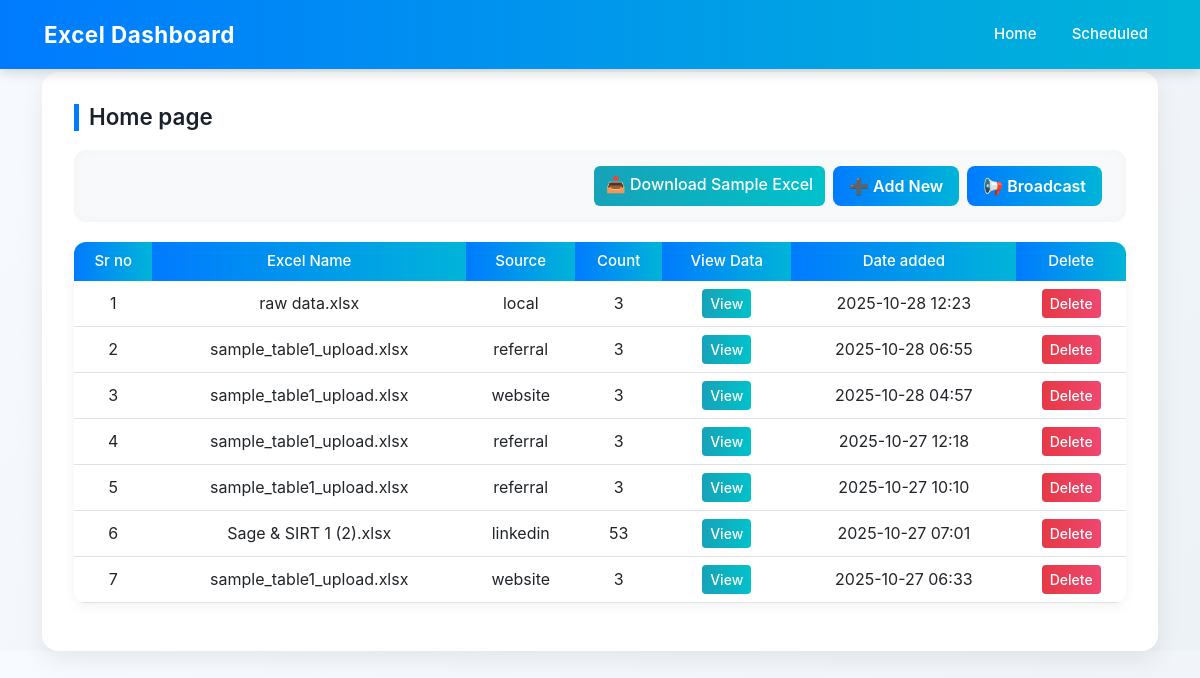
The page / on the database its author committed.
### excel_app/models.py (models this page shows, shortened)
class ExcelUpload(models.Model):
    excel_file = models.FileField(upload_to='uploads/')
    excel_name = models.CharField(max_length=255)
    source = models.CharField(max_length=255, blank=True)
    count = models.PositiveIntegerField(default=0)  # type: ignore
    date_added = models.DateTimeField(auto_now_add=True)
    objects: "Manager[ExcelUpload]"  # type: ignore

### excel_app/views.py (the view)
# urls.py: path('', views.table_view, name='table'),
def table_view(request):  # type: ignore
    records = ExcelUpload.objects.order_by('-date_added')  # type: ignore
    return render(request, 'excel_app/table.html', {'records': records})

### excel_app/templates/excel_app/table.html (shortened to what this page needs)
{% extends 'excel_app/base.html' %}
{% block content %}
<div class="card">
  <div class="card-body">
    <h5 class="card-title">Home page</h5>
    {% if records %}
      <form method="POST" enctype="multipart/form-data" action="{% url 'excel_app:upload_excel' %}" style="margin-bottom:20px;">
  <div class="d-flex justify-content-between align-items-center flex-wrap">
    <div class="mt-2 mt-md-0 d-flex gap-2">
      <a href="{% url 'excel_app:download_sample' %}" class="btn btn-info">
        📥 Download Sample Excel
      </a>
      <button type="button" class="btn btn-secondary" id="addNewBtn">
        ➕ Add New
      </button>
      <button type="button" class="btn btn-success" id="broadcastBtn">
        📢 Broadcast
      </button>
    </div>
  </div>
</form>
      <form method="POST" action="{% url 'excel_app:bulk_delete' %}">
        <table class="table table-hover align-middle">
          <thead class="table-primary">
            <tr>
              <th>Sr no</th>
              <th>Excel Name</th>
              <th>Source</th>
              <th>Count</th>
              <th>View Data</th>
              <th>Date added</th>
              <th>Delete</th>
            </tr>
          </thead>
          <tbody>
            {% for r in records %}
            <tr>
              <td>{{ forloop.counter }}</td>
              <td>{{ r.excel_name }}</td>
              <td>{{ r.source }}</td>
              <td>{{ r.count }}</td>
              <td>
                <a href="{% url 'excel_app:view_excel_data' r.id %}" class="btn btn-info btn-sm">View</a>
              </td>
              <td>{{ r.date_added|date:"Y-m-d H:i" }}</td>
              <td>
                <a href="{% url 'excel_app:delete_record' r.id %}"
                   class="btn btn-danger btn-sm"
                   onclick="return confirm('Delete this record?')">
                   Delete
                </a>
              </td>
            </tr>
            {% endfor %}
          </tbody>
        </table>
      </form>
    {% else %}
      <div class="text-center py-5">
        <p class="lead">No records found. Please upload an Excel file.</p>
        <a class="btn btn-primary" href="{% url 'excel_app:upload' %}">Upload First Excel</a>
      </div>
    {% endif %}
  </div>
</div>
{% endblock %}

### excel_app/static/excel_app/styles.css (style rules this page uses)
body { background: linear-gradient(135deg, #f7faff 0%, #edf2f7 100%); font-family: 'Inter', 'Poppins', sans-serif; color: #2d3748; margin: 0; padding: 0; }
.card { background: #ffffff; border-radius: 16px; box-shadow: 0 8px 24px rgba(0, 0, 0, 0.08); border: none; transition: all 0.3s ease; }
.card-body { padding: 2rem; }
.card-title { font-size: 1.4rem; font-weight: 600; color: #1a202c; margin-bottom: 1.2rem; border-left: 5px solid #007bff; padding-left: 10px; }
form[action*="upload_excel"] { background: #f8f9fa; padding: 1rem 1.5rem; border-radius: 12px; box-shadow: inset 0 0 10px rgba(0,0,0,0.03); margin-bottom: 25px; }
form[action*="upload_excel"] button { background: linear-gradient(90deg, #007bff, #00b4d8); border: none; border-radius: 8px; color: white; font-weight: 600; padding: 8px 16px; transition: all 0.3s; }
.table { border-radius: 12px; overflow: hidden; background-color: white; box-shadow: 0 4px 12px rgba(0,0,0,0.05); }
.table-primary th { background: linear-gradient(90deg, #007bff, #00b4d8); color: #fff; font-weight: 500; font-size: 15px; border: none; }
td, th { vertical-align: middle !important; text-align: center; }
.btn-info { background: linear-gradient(90deg, #17a2b8, #00c2cb); border: none; font-weight: 500; color: white; }
.btn-danger { background: linear-gradient(90deg, #e63946, #ef476f); border: none; font-weight: 500; }

### rows shown on the page
ExcelUpload: excel_name "raw data.xlsx", source "local", count "3", date_added "2025-10-28 12:23"
ExcelUpload: excel_name "sample_table1_upload.xlsx", source "referral", count "3", date_added "2025-10-28 06:55"
ExcelUpload: excel_name "sample_table1_upload.xlsx", source "website", count "3", date_added "2025-10-28 04:57"
ExcelUpload: excel_name "sample_table1_upload.xlsx", source "referral", count "3", date_added "2025-10-27 12:18"
ExcelUpload: excel_name "sample_table1_upload.xlsx", source "referral", count "3", date_added "2025-10-27 10:10"
ExcelUpload: excel_name "Sage & SIRT 1 (2).xlsx", source "linkedin", count "53", date_added "2025-10-27 07:01"
ExcelUpload: excel_name "sample_table1_upload.xlsx", source "website", count "3", date_added "2025-10-27 06:33"
